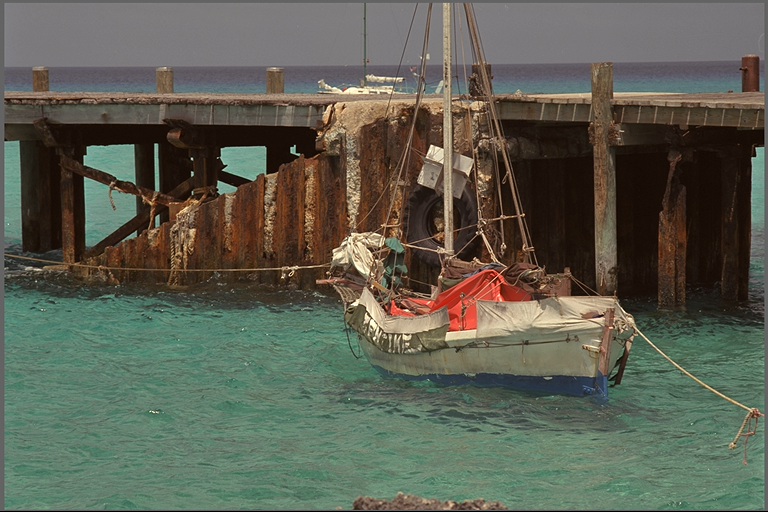
#> input picture original_image.png, 768 x 512 px
$ jupyter execute 'vc_project (1).ipynb'   (shell and % lines are left out)
#> lines starting #> are read from the running program, lines starting #| are printed output that depends on the picture
## Image compression with MDCT

[cell 1]
import cv2 as cv
import matplotlib.pyplot as plt
import numpy as np
import os
from scipy.fftpack import dct, idct
from scipy.signal import get_window

[cell 2]
# Define the quantization matrix
quantization_matrix = np.array(
    [
        [16, 11, 10, 16, 24, 40, 51, 61],
        [12, 12, 14, 19, 26, 58, 60, 55],
        [14, 13, 16, 24, 40, 57, 69, 56],
        [14, 17, 22, 29, 51, 87, 80, 62],
        [18, 22, 37, 56, 68, 109, 103, 77],
        [24, 35, 55, 64, 81, 104, 113, 92],
        [49, 64, 78, 87, 103, 121, 120, 101],
        [72, 92, 95, 98, 112, 100, 103, 99],
    ],
    dtype=np.float32,
)

[cell 3]
# [4 lines left out: function calculate_psnr, not called in this run]

[cell 4]
def number_of_elements(blocks: list[np.ndarray[np.int32]]) -> int:
    total_elements = 0
    for block in blocks:
        total_elements += np.trim_zeros(block, "b").size
    return total_elements

[cell 5]
def total_number_of_elements(
    blocks: list[np.ndarray[np.int32]]
    | tuple[
        list[np.ndarray[np.int32]],
        list[np.ndarray[np.int32]],
        list[np.ndarray[np.int32]],
    ],
    color: bool,
) -> int:
    total_elements = 0
    if color:
        total_elements = (
            number_of_elements(blocks[0])
            + number_of_elements(blocks[1])
            + number_of_elements(blocks[2])
        )
    else:
        total_elements = number_of_elements(blocks)
    return total_elements

[cell 6]
def zigzag_scan(block: np.ndarray[np.int32]) -> np.ndarray[np.int32]:
    block_size = block.shape[0]
    zigzag_arr = np.concatenate(
        [
            np.diagonal(block[::-1, :], i)[:: (2 * (i % 2) - 1)]
            for i in range(1 - block_size, block_size)
        ]
    )
    return zigzag_arr

[cell 7]
def zigzag_unscan(
    zigzag_arr: np.ndarray[np.int32], block_size: int
) -> np.ndarray[np.float32]:
    block = np.zeros((block_size, block_size), dtype=np.float32)
    x, y = 0, 0
    for num in zigzag_arr:
        block[x, y] = num
        if (x + y) % 2 == 0:
            if y == block_size - 1:
                x += 1
            elif x == 0:
                y += 1
            else:
                x -= 1
                y += 1
        else:
            if x == block_size - 1:
                y += 1
            elif y == 0:
                x += 1
            else:
                x += 1
                y -= 1
    return block

[cell 8]
def mdct(x):
    N = len(x)
    window = get_window('hamming', N)
    x_windowed = x * window
    return dct(x_windowed, type=2, norm='ortho')

[cell 9]
def imdct(X):
    N = len(X)
    x_windowed = idct(X, type=2, norm='ortho')
    window = get_window('hamming', N)
    return x_windowed / window

[cell 10]
def grayscale_jpeg_encoder(
    img: np.ndarray[np.uint8], block_size: int, num_coefficients: int
) -> list[np.ndarray[np.int32]]:
    height, width = img.shape
    padded_height = height + (block_size - height % block_size) % block_size
    padded_width = width + (block_size - width % block_size) % block_size
    padded_img = np.zeros((padded_height, padded_width), dtype=np.uint8)
    padded_img[:height, :width] = img

    padded_img = padded_img.astype(np.float32) - 128

    blocks = [
        padded_img[i : i + block_size, j : j + block_size]
        for i in range(0, padded_height, block_size)
        for j in range(0, padded_width, block_size)
    ]

    mdct_blocks = [mdct(block.flatten()).reshape(block_size, block_size) for block in blocks]

    resized_quantization_matrix = cv.resize(
        quantization_matrix, (block_size, block_size), cv.INTER_CUBIC
    )

    quantized_blocks = [
    np.round(block / resized_quantization_matrix).astype(np.int32)
    for block in mdct_blocks]


    zigzag_scanned_blocks = [zigzag_scan(block.reshape(block_size, block_size)) for block in quantized_blocks]

    first_num_coefficients = [
        block[:num_coefficients] for block in zigzag_scanned_blocks
    ]

    return first_num_coefficients

[cell 11]
def grayscale_jpeg_decoder(
    blocks: list[np.ndarray[np.int32]], img: np.ndarray[np.uint8], block_size: int
) -> np.ndarray[np.uint8]:
    height, width = img.shape
    padded_height = height + (block_size - height % block_size) % block_size
    padded_width = width + (block_size - width % block_size) % block_size

    resized_quantization_matrix = cv.resize(
        quantization_matrix, (block_size, block_size), cv.INTER_CUBIC
    )

    zigzag_unscanned_blocks = [zigzag_unscan(block, block_size) for block in blocks]

    dequantized_blocks = [
    block * resized_quantization_matrix for block in zigzag_unscanned_blocks]

    imdct_blocks = [imdct(block.flatten()).reshape(block_size, block_size) for block in dequantized_blocks]

    compressed_img = np.zeros((padded_height, padded_width), dtype=np.float32)
    block_index = 0
    for i in range(0, padded_height, block_size):
        for j in range(0, padded_width, block_size):
            compressed_img[i : i + block_size, j : j + block_size] = imdct_blocks[
                block_index
            ].reshape(block_size, block_size)
            block_index += 1

    compressed_img += 128

    compressed_img = np.clip(compressed_img, 0, 255)
    return compressed_img[:height, :width].astype(np.uint8)

[cell 12]
def color_jpeg_encoder(
    img: np.ndarray[np.uint8], block_size: int, num_coefficients: int
) -> tuple[
    list[np.ndarray[np.int32]], list[np.ndarray[np.int32]], list[np.ndarray[np.int32]]
]:
    blue_channel, green_channel, red_channel = cv.split(img)

    return (
        grayscale_jpeg_encoder(blue_channel, block_size, num_coefficients),
        grayscale_jpeg_encoder(green_channel, block_size, num_coefficients),
        grayscale_jpeg_encoder(red_channel, block_size, num_coefficients),
    )

[cell 13]
def color_jpeg_decoder(
    blocks: tuple[
        list[np.ndarray[np.int32]],
        list[np.ndarray[np.int32]],
        list[np.ndarray[np.int32]],
    ],
    img: np.ndarray[np.uint8],
    block_size: int,
) -> np.ndarray[np.uint8]:
    blue_channel, green_channel, red_channel = cv.split(img)

    blue_channel = grayscale_jpeg_decoder(blocks[0], blue_channel, block_size)
    green_channel = grayscale_jpeg_decoder(blocks[1], green_channel, block_size)
    red_channel = grayscale_jpeg_decoder(blocks[2], red_channel, block_size)

    return cv.merge((blue_channel, green_channel, red_channel))

[cell 14]
def jpeg_encoder(
    img_path: str,
    block_size: int,
    num_coefficients: int,
    color: bool,
) -> (
    list[np.ndarray[np.int32]]
    | tuple[
        list[np.ndarray[np.int32]],
        list[np.ndarray[np.int32]],
        list[np.ndarray[np.int32]],
    ]
):
    if color:
        img = cv.imread(img_path, cv.IMREAD_COLOR)
        return color_jpeg_encoder(img, block_size, num_coefficients)
    else:
        img = cv.imread(img_path, cv.IMREAD_GRAYSCALE)
        return grayscale_jpeg_encoder(img, block_size, num_coefficients)

[cell 15]
def jpeg_decoder(
    blocks: list[np.ndarray[np.int32]]
    | tuple[
        list[np.ndarray[np.int32]],
        list[np.ndarray[np.int32]],
        list[np.ndarray[np.int32]],
    ],
    img_path: str,
    block_size: int,
    color: bool,
) -> np.ndarray[np.uint8]:
    if color:
        img = cv.imread(img_path, cv.IMREAD_COLOR)
        return color_jpeg_decoder(blocks, img, block_size)
    else:
        img = cv.imread(img_path, cv.IMREAD_GRAYSCALE)
        return grayscale_jpeg_decoder(blocks, img, block_size)

[cell 16]
def analyze_image(
    img_path: str, block_size: int, num_coefficients: int, color: bool
) -> tuple[
    np.ndarray[np.uint8],
    np.ndarray[np.uint8],
    float,
    float,
    list[np.ndarray[np.int32]]
    | tuple[
        list[np.ndarray[np.int32]],
        list[np.ndarray[np.int32]],
        list[np.ndarray[np.int32]],
    ],
    bool,
]:
    img: np.ndarray[np.uint8] = None
    if color:
        img = cv.imread(img_path, cv.IMREAD_COLOR)
    else:
        img = cv.imread(img_path, cv.IMREAD_GRAYSCALE)

    encoded_img = jpeg_encoder(img_path, block_size, num_coefficients, color)

    compressed_img = jpeg_decoder(encoded_img, img_path, block_size, color)

    psnr = cv.PSNR(img, compressed_img)

    n2 = total_number_of_elements(encoded_img, color)
    if n2 == 0:
        compression_ratio = 0
    else:
        compression_ratio = img.size / total_number_of_elements(encoded_img, color)

    return (img, compressed_img, psnr, compression_ratio, encoded_img, color)

[cell 17]
def plot_images(
    img: np.ndarray[np.uint8],
    compressed_img: np.ndarray[np.uint8],
    psnr: float,
    compression_ratio: float,
    encoded_img: list[np.ndarray[np.int32]]
    | tuple[
        list[np.ndarray[np.int32]],
        list[np.ndarray[np.int32]],
        list[np.ndarray[np.int32]],
    ],
    color: bool,
) -> None:
    fig, axs = plt.subplots(1, 2, figsize=(10, 5))
    fig.suptitle(
        "PSNR = {:.2f}\nCompression Ratio = {:.2f}".format(psnr, compression_ratio)
    )

    with open("encoded_image.txt", "w") as f:
        if color:
            axs[0].imshow(cv.cvtColor(img, cv.COLOR_BGR2RGB))
            axs[1].imshow(cv.cvtColor(compressed_img, cv.COLOR_BGR2RGB))
            for row in zip(*encoded_img):
                for element in row:
                    f.write(str(element) + " ")
                f.write("\n")

        else:
            axs[0].imshow(img, cmap="gray")
            axs[1].imshow(compressed_img, cmap="gray")
            for row in encoded_img:
                for element in row:
                    f.write(str(element) + " ")
                f.write("\n")

    axs[0].set_title("Original Image")

    axs[1].set_title("Compressed Image")
    plt.show()

[cell 18]
# [24 lines left out: function plot_graph, not called in this run]

[cell 19]
def save_compressed_image(compressed_img, output_path):
    """Save the compressed image to a specified output path."""
    output_path = output_path +".png"
    cv.imwrite(output_path, compressed_img)

[cell 20]
if __name__ == "__main__":
    if input("Analyze a single image (y/n): ") == "y":
#> the answer given: y
        img_path = input("Enter the path to the image: ")
#> the answer given: original_image.png
        block_size = int(input("Enter the block size (even): "))
#> the answer given: 100
        num_coefficients = int(input("Enter the number of coefficients passed: "))
#> the answer given: 3
        color = input("Is the image color (y/n): ") == "y"
#> the answer given: y
        output_path = input("Enter the output path for the compressed image: ")
#> the answer given: out.png
        img, compressed_img, psnr, compression_ratio, encoded_img, color = analyze_image(img_path, block_size, num_coefficients, color)
#> in analyze_image, img is the input picture: shape (512, 768, 3); mean B, G, R 82.3, 95.1, 93
#> in color_jpeg_encoder, `blue_channel, green_channel, red_channel = cv.split(img)`:
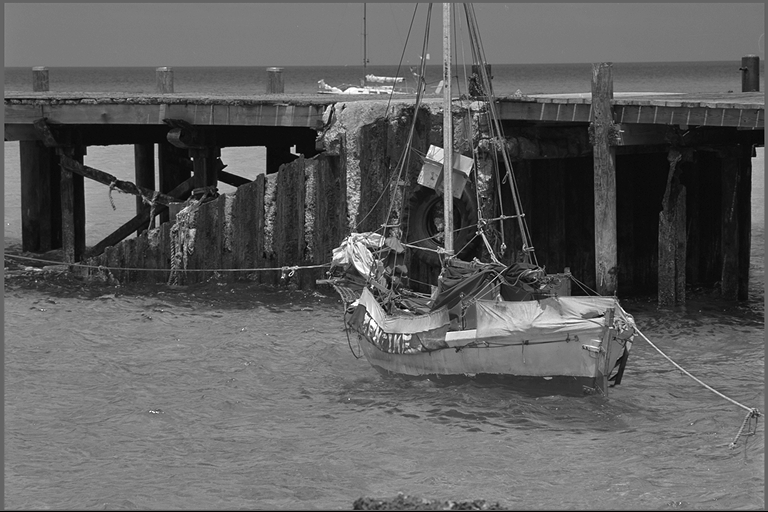
#> green_channel: shape (512, 768); min 0, max 255, mean 95.1
#> in color_jpeg_encoder, `blue_channel, green_channel, red_channel = cv.split(img)`:
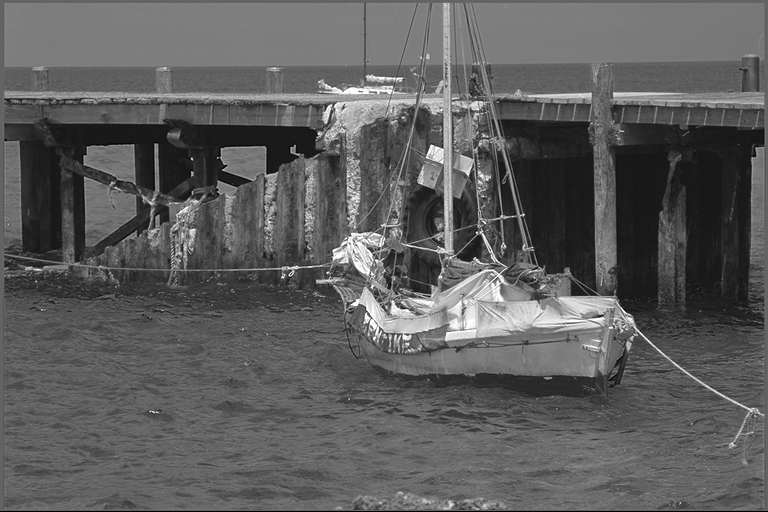
#> red_channel: shape (512, 768); min 0, max 255, mean 93
#> in grayscale_jpeg_encoder, `blocks = [ padded_img[i : i + block_size, j : j + block_size] for i in..`: blocks = 48 items
#> in grayscale_jpeg_encoder, `first_num_coefficients = [ block[:num_coefficients] for block in zigza..`: first_num_coefficients = 48 items, first 6: [-33, 20, 0], [-29, 18, 0], [-28, 18, 0], [-26, 10, 0], [-53, 21, 0], [-34, 18, 0]
#> call 2 of grayscale_jpeg_encoder, with block_size = 100, num_coefficients = 3
#> in grayscale_jpeg_encoder (call 2), `padded_img[:height, :width] = img`:
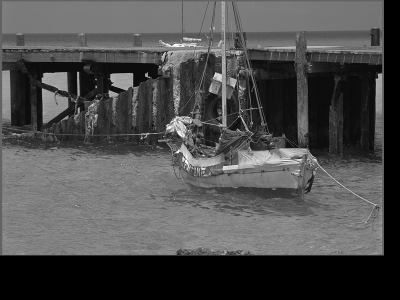
#> padded_img: shape (600, 800) (shown at 1/2 size); min 0, max 255, mean 77.9
#> in grayscale_jpeg_encoder (call 2), `first_num_coefficients = [ block[:num_coefficients] for block in zigza..`: first_num_coefficients = 48 items, first 6: [-44, 21, 0], [-37, 19, 0], [-36, 19, 0], [-29, 8, 0], [-44, 20, 0], [-43, 19, 0]
#> call 3 of grayscale_jpeg_encoder, with block_size = 100, num_coefficients = 3
#> in grayscale_jpeg_encoder (call 3), `padded_img[:height, :width] = img`:
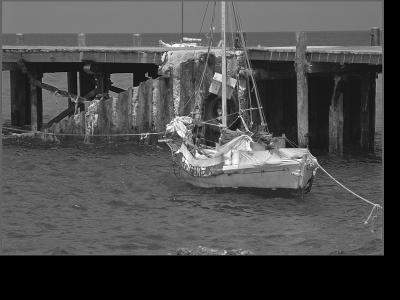
#> padded_img: shape (600, 800) (shown at 1/2 size); min 0, max 255, mean 76.2
#> in grayscale_jpeg_encoder (call 3), `first_num_coefficients = [ block[:num_coefficients] for block in zigza..`: first_num_coefficients = 48 items, first 6: [-32, 18, 0], [-25, 16, 0], [-25, 17, 0], [-18, 5, 0], [-20, 16, 0], [-33, 19, 0]
#> in grayscale_jpeg_decoder, `zigzag_unscanned_blocks = [zigzag_unscan(block, block_size) for block ..`: zigzag_unscanned_blocks = 48 items
#> after the loop in grayscale_jpeg_decoder, `for i in range(0, padded_height, block_size):`:
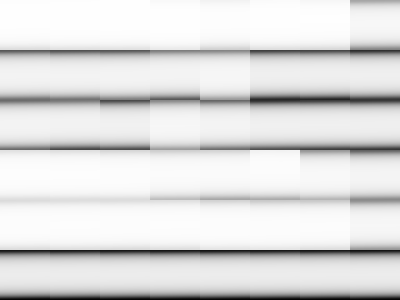
#> compressed_img: shape (600, 800) float32 (shown at 1/2 size); min -881.9, max -2.95, mean -118.1; drawn with min black and max white
#> after the loop in grayscale_jpeg_decoder, `for i in range(0, padded_height, block_size):`: block_index = 48
#> call 2 of grayscale_jpeg_decoder, with block_size = 100
#> after the loop in grayscale_jpeg_decoder (call 2), `for i in range(0, padded_height, block_size):`:
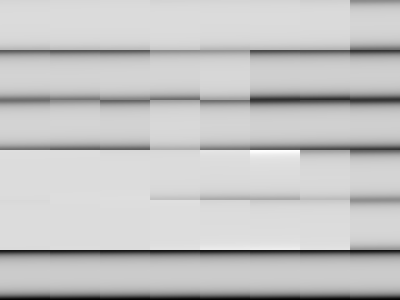
#> compressed_img: shape (600, 800) float32 (shown at 1/2 size); min -883.6, max 137.4, mean -98.7; drawn with min black and max white
#> call 3 of grayscale_jpeg_decoder, with block_size = 100
#> after the loop in grayscale_jpeg_decoder (call 3), `for i in range(0, padded_height, block_size):`:
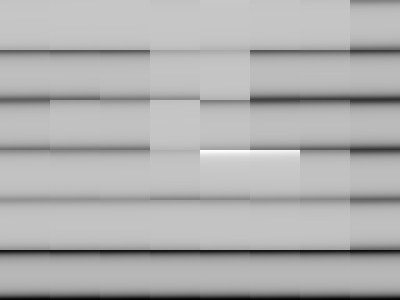
#> compressed_img: shape (600, 800) float32 (shown at 1/2 size); min -881.9, max 248.6, mean -102.7; drawn with min black and max white
#> in grayscale_jpeg_decoder (call 3), `compressed_img = np.clip(compressed_img, 0, 255)`:
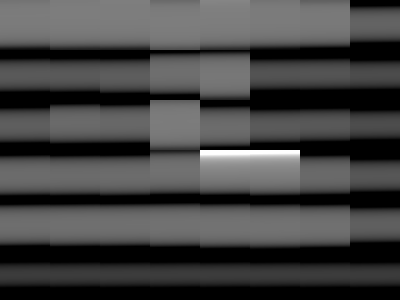
#> compressed_img: shape (600, 800) float32 (shown at 1/2 size); min 0, max 255, mean 66.7
#> in color_jpeg_decoder, `return cv.merge((blue_channel, green_channel, red_channel))`:
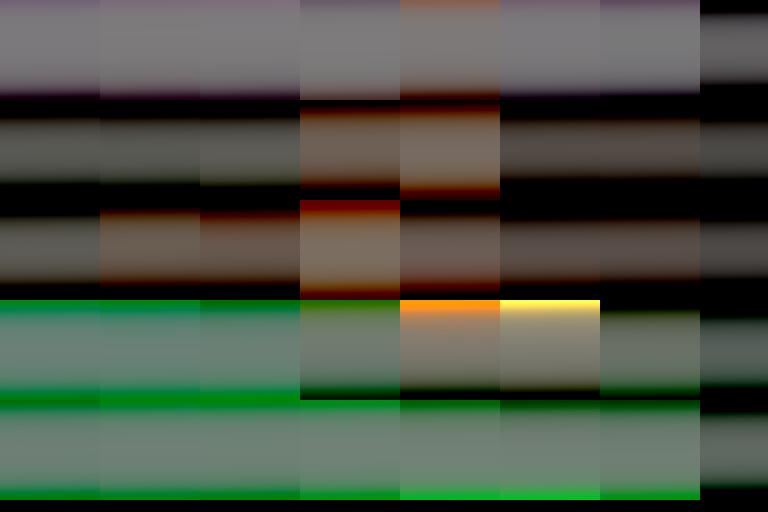
#> returned value: shape (512, 768, 3); mean of channels 0, 1, 2 68.1, 82.6, 74.8; drawn as B, G, R
#> in analyze_image, `psnr = cv.PSNR(img, compressed_img)`: psnr = 14.08
#> the loop in number_of_elements, `for block in blocks:` made 48 passes
#> (block, total_elements) on passes 1 to 8: ([-33, 20, 0], 2), ([-29, 18, 0], 4), ([-28, 18, 0], 6), ([-26, 10, 0], 8), ([-53, 21, 0], 10), ([-34, 18, 0], 12), ([-43, 19, 0], 14), ([-186, 21, 0], 16)
#> after the loop in number_of_elements, `for block in blocks:`: total_elements = 97
#> the loop in number_of_elements (call 2), `for block in blocks:` made 48 passes
#> (block, total_elements) on passes 1 to 8: ([-44, 21, 0], 2), ([-37, 19, 0], 4), ([-36, 19, 0], 6), ([-29, 8, 0], 8), ([-44, 20, 0], 10), ([-43, 19, 0], 12), ([-53, 19, 0], 14), ([-192, 20, 0], 16)
#> in total_number_of_elements, `total_elements = ( number_of_elements(blocks[0]) + number_of_elements(..`: total_elements = 292
#> in analyze_image, `compression_ratio = img.size / total_number_of_elements(encoded_img, c..`: compression_ratio = 4039.9
#> psnr = 14.08; compression_ratio = 4039.9; color = True
        plot_images(*analyze_image(img_path, block_size, num_coefficients, color))
#> the loop in plot_images, `for row in zip(*encoded_img):` made 48 passes
#> row on passes 1 to 8: ([-33, 20, 0], [-44, 21, 0], [-32, 18, 0]), ([-29, 18, 0], [-37, 19, 0], [-25, 16, 0]), ([-28, 18, 0], [-36, 19, 0], [-25, 17, 0]), ([-26, 10, 0], [-29, 8, 0], [-18, 5, 0]), ([-53, 21, 0], [-44, 20, 0], [-20, 16, 0]), ([-34, 18, 0], [-43, 19, 0], [-33, 19, 0]), ([-43, 19, 0], [-53, 19, 0], [-44, 20, 0]), ([-186, 21, 0], [-192, 20, 0], [-180, 17, 0])
#> in plot_images, `plt.show()`:
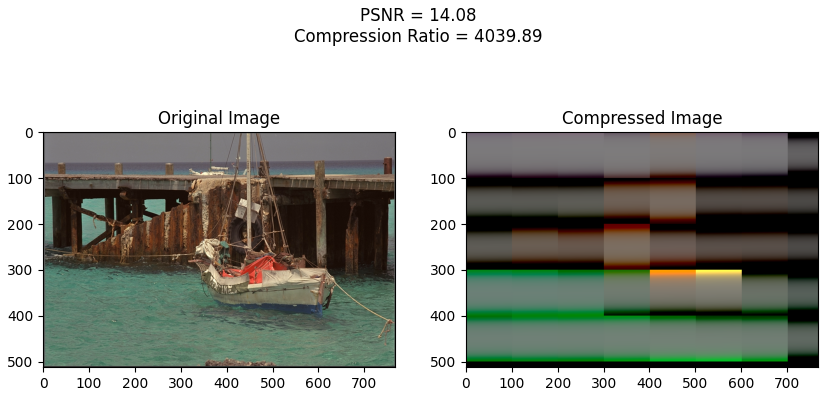
#> figure drawn by matplotlib, 2 panels
        save_compressed_image(compressed_img, output_path)

    elif input("Analyze all images in a folder (y/n): ") == "y":
        img_dir_path = input("Enter the path to the images folder: ")
        color = input("Are the images color (y/n): ") == "y"
        plot_graph(img_dir_path, color)
